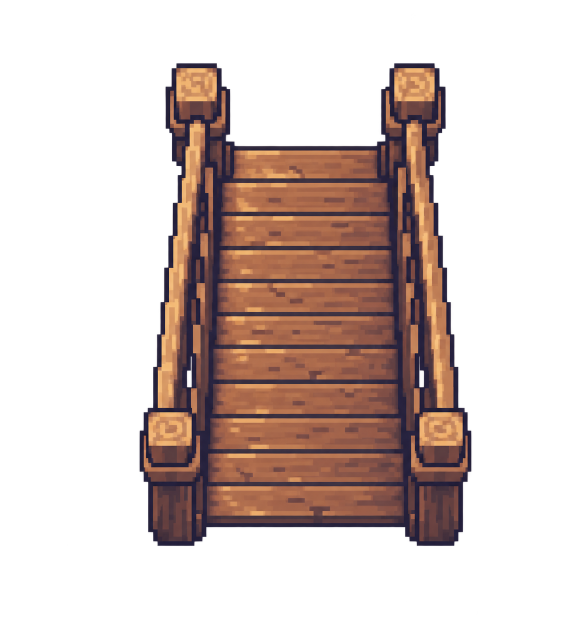
#> input picture assets/bridge.png, 1143 x 1248 px (shown at 1/2 size)
$ python -i snap_slots.py   (imports and definitions only)
#> lines starting #> are read from the running program, lines starting #| are printed output that depends on the picture; after the words box and inside, x2 and y2 are one past the last pixel; in counts of white or black regions, pixels touching at a corner belong together
# Snap lesson-node slots and chests in index.html onto the centre line of each tile's drawn path.
import re
from PIL import Image, ImageFilter
def sand(p): r, g, b = p[:3]; return r > 185 and 150 < g < 230 and 100 < b < 185 and r - b > 35 and g - b > 15
def depth_map(path):
#> called with path = '../assets/bridge.png'
    im = Image.open(path).convert('RGB').resize((256, 384), Image.NEAREST); px = im.load()
#> after `im = Image.open(path).convert('RGB').resize((256, 384), Image.NEAREST)`:
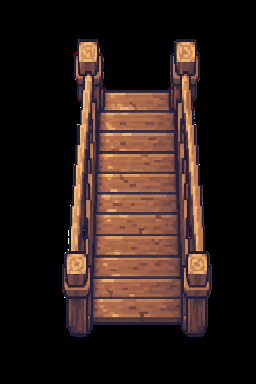
#> im: PIL image 256x384 RGB; mean R, G, B 45.7, 30.3, 25.6
    m = Image.new('L', im.size); mp = m.load()
#> after `m = Image.new('L', im.size)`: m: PIL image 256x384 L; every value is 0
    for y in range(384):
        for x in range(256): mp[x, y] = 255 if sand(px[x, y]) else 0
    m = m.filter(ImageFilter.MaxFilter(5)).filter(ImageFilter.MinFilter(5))   # close texture marks inside the path
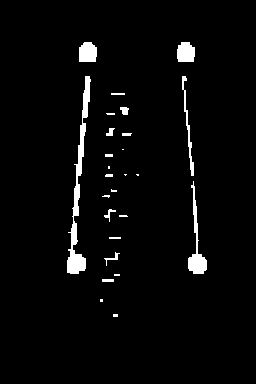
#> m: PIL image 256x384 L; 3.2% white; 26 white regions (11 under 20 px), largest, box (x1, y1, x2, y2) and area: (67, 76, 91, 274) 1215, (188, 181, 207, 274) 520, (79, 42, 97, 62) 320
    depth = [[0] * 256 for _ in range(384)]; cur = m
    for k in range(1, 30):
        cp = cur.load()
        for y in range(384):
            row = depth[y]
            for x in range(256):
                if cp[x, y]: row[x] = k
        cur = cur.filter(ImageFilter.MinFilter(3))
        if not cur.getbbox(): break
#> this loop made 8 passes
#> pass 1, in depth_map, `cur = cur.filter(ImageFilter.MinFilter(3))`:
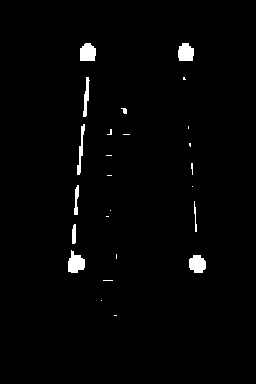
#> cur: PIL image 256x384 L; 1.7% white; 25 white regions (15 under 20 px), largest, box (x1, y1, x2, y2) and area: (68, 250, 85, 273) 267, (80, 43, 96, 61) 248, (189, 255, 206, 273) 246
#> pass 2, in depth_map, `cur = cur.filter(ImageFilter.MinFilter(3))`:
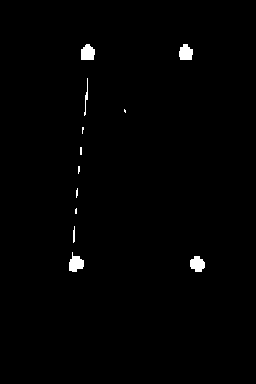
#> cur: PIL image 256x384 L; 0.91% white; 12 white regions (6 under 20 px), largest, box (x1, y1, x2, y2) and area: (69, 252, 84, 272) 192, (81, 44, 95, 60) 184, (190, 256, 205, 272) 180, (179, 44, 193, 60) 179, (84, 78, 88, 116) 54, (73, 226, 75, 243) 29
#> pass 3, in depth_map, `cur = cur.filter(ImageFilter.MinFilter(3))`:
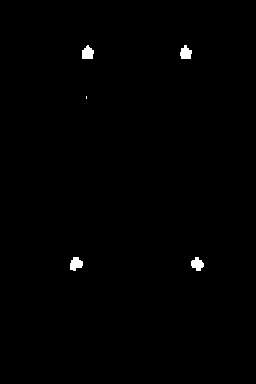
#> cur: PIL image 256x384 L; 0.51% white; 5 white regions (1 under 20 px), largest, box (x1, y1, x2, y2) and area: (70, 257, 83, 271) 130, (82, 45, 94, 59) 128, (180, 45, 192, 59) 123, (191, 257, 204, 271) 122
    return depth
def snap(depth, x, y, rx=40, ry=4):
    cx, cy = round(x / 100 * 256), round(y / 100 * 384)
    best = max(((depth[j][i] - 0.12 * (abs(i - cx) + 2 * abs(j - cy)), i, j)
                for j in range(max(0, cy - ry), min(384, cy + ry + 1))
                for i in range(max(0, cx - rx), min(256, cx + rx))), default=None)
    return [round(best[1] / 256 * 100), y] if best and depth[best[2]][best[1]] > 2 else [x, y]
# [1 line not run here, left out]
def upd(m):
    img, slots, chest = m.group(1), eval(m.group(2)), eval(m.group(3))
    d = depth_map(f'assets/{img}')
    ns = [snap(d, x, y) for x, y in slots]; nc = snap(d, *chest)
    if ns != slots or nc != chest: print(f'{img:22} {slots} -> {ns}  chest {chest} -> {nc}')
    return m.group(0).replace(m.group(2), str(ns).replace(' ', ''), 1).replace('chest:' + m.group(3), 'chest:' + str(nc).replace(' ', ''), 1)
# [1 line that did not run here, left out]
# [1 line not run here, left out]

>>> result = depth_map('../assets/bridge.png')
